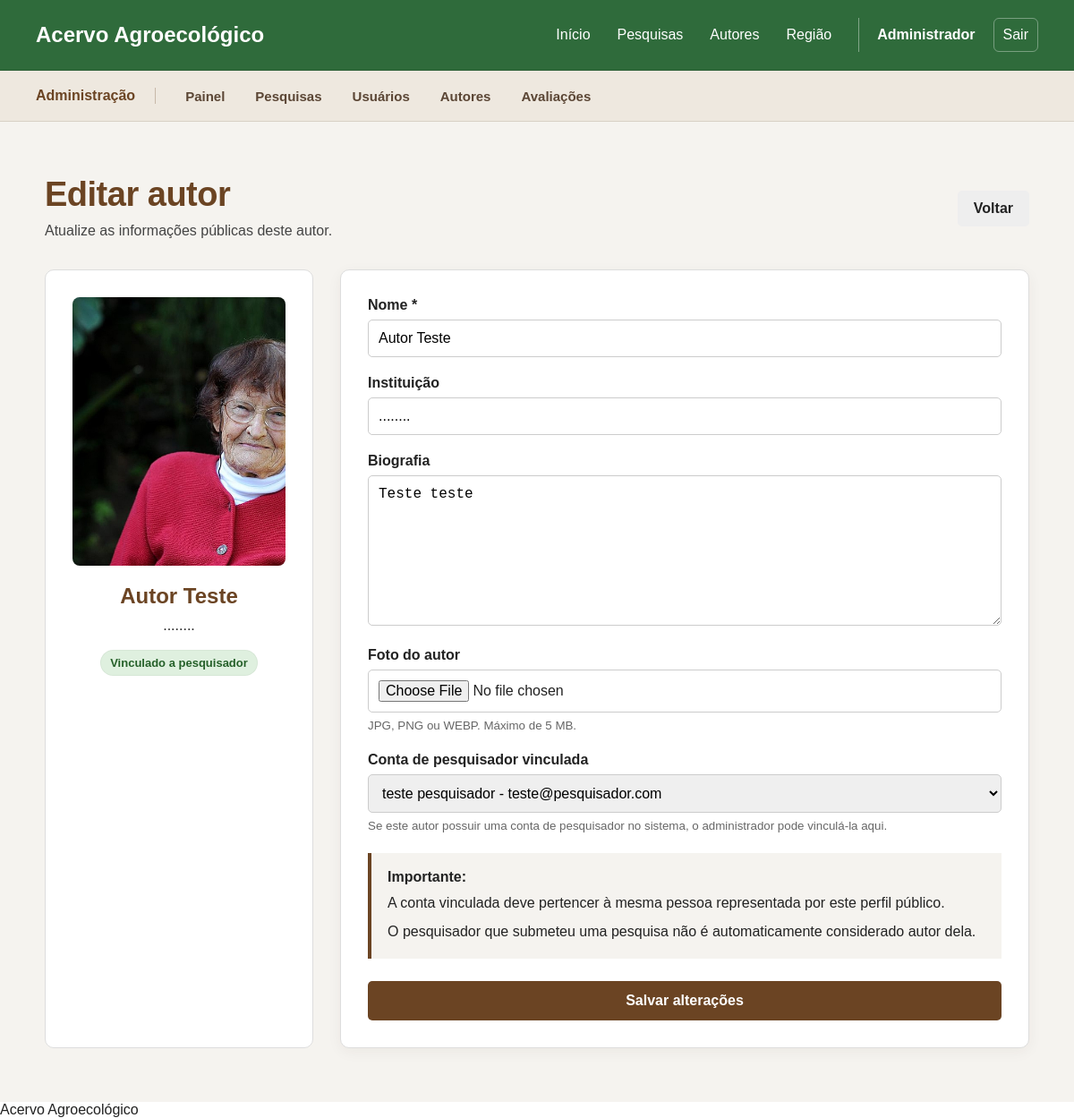
The page /admin/editarAutor.php?id=1 (signed in) on the database its author committed.
### tables this page shows
CREATE TABLE `autores` (
  `id` int(11) NOT NULL,
  `usuario_id` int(11) DEFAULT NULL,
  `nome` varchar(150) NOT NULL,
  `foto` varchar(255) DEFAULT NULL,
  `biografia` text DEFAULT NULL,
  `instituicao` varchar(150) DEFAULT NULL
);

CREATE TABLE `usuarios` (
  `id` int(11) NOT NULL,
  `nome` varchar(150) NOT NULL,
  `email` varchar(150) NOT NULL,
  `senha` varchar(255) NOT NULL,
  `tipo` enum('usuario','pesquisador','administrador') NOT NULL,
  `instituicao` varchar(150) DEFAULT NULL,
  `foto_perfil` varchar(255) DEFAULT NULL,
  `ativo` tinyint(1) NOT NULL DEFAULT 1,
  `dataCadastro` datetime NOT NULL DEFAULT current_timestamp()
);

### admin/editarAutor.php (the view, shortened to what this page needs)
<?php
require_once "../includes/conexao.php";
$autorId = filter_input(
    INPUT_GET,
    "id",
    FILTER_VALIDATE_INT
);
$sqlAutor = "
    SELECT
        id,
        usuario_id,
        nome,
        foto,
        biografia,
        instituicao
    FROM autores
    WHERE id = ?
    LIMIT 1
";
$stmtAutor = $conn->prepare($sqlAutor);
$stmtAutor->bind_param(
    "i",
    $autorId
);
$stmtAutor->execute();
$resultadoAutor =
    $stmtAutor->get_result();
$autor =
    $resultadoAutor->fetch_assoc();
$sqlPesquisadores = "
    SELECT
        u.id,
        u.nome,
        u.email,
        u.instituicao
    FROM usuarios u
    LEFT JOIN autores a
        ON a.usuario_id = u.id
    WHERE
        u.tipo = 'pesquisador'
        AND (
            a.id IS NULL
            OR a.id = ?
        )
    ORDER BY u.nome
";
$stmtPesquisadores =
    $conn->prepare(
        $sqlPesquisadores
    );
$stmtPesquisadores->bind_param(
    "i",
    $autorId
);
$stmtPesquisadores->execute();
$resultadoPesquisadores =
    $stmtPesquisadores
        ->get_result();
require_once "../includes/header.php";
require_once "../includes/menu.php";
?>
<main class="pagina-autores-admin">
    <section class="conteudo-editar-autor">
        <div class="cabecalho-editar-autor">
            <div>
                <h1>Editar autor</h1>
                <p>
                    Atualize as informações públicas
                    deste autor.
                </p>
            </div>
            <a
                href="autores.php"
                class="botao-voltar-autor"
            >
                Voltar
            </a>
        </div>
        <div class="edicao-autor-grid">
            <aside class="visualizacao-autor-admin">
                <?php
                if (!empty($autor["foto"])) :
                ?>
                    <img
                        src="<?php
                        echo htmlspecialchars(
                            $autor["foto"]
                        );
                        ?>"
                        alt="<?php
                        echo htmlspecialchars(
                            $autor["nome"]
                        );
                        ?>"
                        class="preview-foto-autor"
                    >
                <?php endif; ?>
                <h2>
                    <?php
                    echo htmlspecialchars(
                        $autor["nome"]
                    );
                    ?>
                </h2>
                <?php
                if (!empty($autor["instituicao"])) :
                ?>
                    <p class="preview-instituicao">
                        <?php
                        echo htmlspecialchars(
                            $autor["instituicao"]
                        );
                        ?>
                    </p>
                <?php endif; ?>
                <?php
                if ($autor["usuario_id"] !== null) :
                ?>
                    <span class="status-vinculo vinculado">
                        Vinculado a pesquisador
                    </span>
                <?php else : ?>
                    <span class="status-vinculo nao-vinculado">
                        Autor externo
                    </span>
                <?php endif; ?>
            </aside>
            <section class="formulario-editar-autor">
                <form
                    method="POST"
                    enctype="multipart/form-data"
                >
                    <div class="campo-autor-admin">
                        <label for="nome">
                            Nome *
                        </label>
                        <input
                            type="text"
                            name="nome"
                            id="nome"
                            value="<?php
                            echo htmlspecialchars(
                                $autor["nome"]
                            );
                            ?>"
                            required
                        >
                    </div>
                    <div class="campo-autor-admin">
                        <label for="instituicao">
                            Instituição
                        </label>
                        <input
                            type="text"
                            name="instituicao"
                            id="instituicao"
                            value="<?php
                            echo htmlspecialchars(
                                $autor["instituicao"] ?? ""
                            );
                            ?>"
                            placeholder="Opcional"
                        >
                    </div>
                    <div class="campo-autor-admin">
                        <label for="biografia">
                            Biografia
                        </label>
                        <textarea
                            name="biografia"
                            id="biografia"
                            rows="8"
                            placeholder="Informe uma breve biografia pública do autor."
                        ><?php
                        echo htmlspecialchars(
                            $autor["biografia"] ?? ""
                        );
                        ?></textarea>
                    </div>
                    <div class="campo-autor-admin">
                        <label for="foto">
                            Foto do autor
                        </label>
                        <input
                            type="file"
                            name="foto"
                            id="foto"
                            accept=".jpg,.jpeg,.png,.webp"
                        >
                        <small>
                            JPG, PNG ou WEBP.
                            Máximo de 5 MB.
                        </small>
                    </div>
                    <div class="campo-autor-admin">
                        <label for="usuario_id">
                            Conta de pesquisador vinculada
                        </label>
                        <select
                            name="usuario_id"
                            id="usuario_id"
                        >
                            <?php
                            while (
                                $pesquisador =
                                $resultadoPesquisadores
                                    ->fetch_assoc()
                            ) :
                            ?>
                                <option
                                    value="<?php
                                    echo $pesquisador["id"];
                                    ?>"
                                    <?php
                                    echo (
                                        (int)$autor["usuario_id"] ===
                                        (int)$pesquisador["id"]
                                    )
                                        ? "selected"
                                        : "";
                                    ?>
                                >
                                    <?php
                                    echo htmlspecialchars(
                                        $pesquisador["nome"]
                                    );
                                    ?>
                                    -
                                </option>
                            <?php endwhile; ?>
                        </select>
                        <small>
                            Se este autor possuir uma conta
                            de pesquisador no sistema,
                            o administrador pode vinculá-la aqui.
                        </small>
                    </div>
                    <div class="aviso-vinculo-autor">
                        <strong>
                            Importante:
                        </strong>
                        <p>
                            A conta vinculada deve pertencer
                            à mesma pessoa representada
                            por este perfil público.
                        </p>
                        <p>
                            O pesquisador que submeteu uma pesquisa
                            não é automaticamente considerado
                            autor dela.
                        </p>
                    </div>
                    <button
                        type="submit"
                        class="botao-salvar-autor"
                    >
                        Salvar alterações
                    </button>
                </form>
            </section>
        </div>
    </section>
</main>
<?php
require_once "../includes/footer.php";
?>

### css/style.css (style rules this page uses)
* { margin: 0; padding: 0; box-sizing: border-box; }
body { font-family: Arial, sans-serif; background-color: #ffffff; color: #222222; }

### css/autoresAdmin.css (style rules this page uses)
.pagina-autores-admin { min-height: calc(100vh - 80px); padding: 60px 30px; background-color: #f5f3ef; }
.status-vinculo { display: inline-block; padding: 6px 10px; border-radius: 20px; font-size: 13px; font-weight: bold; white-space: nowrap; }
.vinculado { background-color: #dff0df; color: #256029; }
.conteudo-editar-autor { width: 100%; max-width: 1100px; margin: 0 auto; }
.cabecalho-editar-autor { display: flex; justify-content: space-between; align-items: center; gap: 20px; margin-bottom: 30px; }
.cabecalho-editar-autor h1 { margin-bottom: 7px; color: #6b4423; font-size: 38px; }
.botao-voltar-autor { padding: 11px 18px; background-color: #eeeeee; color: #222222; border-radius: 5px; font-weight: bold; text-decoration: none; }
.edicao-autor-grid { display: grid; grid-template-columns: 300px 1fr; gap: 30px; }
.visualizacao-autor-admin, .formulario-editar-autor { padding: 30px; background-color: #ffffff; border: 1px solid #dddddd; border-radius: 10px; }
.visualizacao-autor-admin { text-align: center; }
.preview-foto-autor { width: 100%; height: 300px; display: block; margin-bottom: 20px; border-radius: 8px; object-fit: cover; }
.visualizacao-autor-admin h2 { margin-bottom: 10px; color: #6b4423; }
.preview-instituicao { margin-bottom: 18px; }
.campo-autor-admin { margin-bottom: 20px; }
.campo-autor-admin label { display: block; margin-bottom: 7px; font-weight: bold; }
.campo-autor-admin input, .campo-autor-admin select, .campo-autor-admin textarea { width: 100%; padding: 11px; box-sizing: border-box; border: 1px solid #cccccc; border-radius: 5px; font-size: 16px; }
.campo-autor-admin textarea { resize: vertical; }
.campo-autor-admin small { display: block; margin-top: 6px; color: #666666; line-height: 1.4; }
.aviso-vinculo-autor { margin-bottom: 25px; padding: 18px; background-color: #f5f3ef; border-left: 4px solid #6b4423; }
.aviso-vinculo-autor p { margin-top: 8px; margin-bottom: 0; line-height: 1.5; }
.botao-salvar-autor { width: 100%; padding: 13px; border: none; border-radius: 5px; background-color: #6b4423; color: #ffffff; font-size: 16px; font-weight: bold; cursor: pointer; }
.cabecalho-autores-admin h1, .cabecalho-editar-autor h1 { letter-spacing: -0.5px; }
.cabecalho-autores-admin p, .cabecalho-editar-autor p { color: #444444; line-height: 1.55; }
.card-autor-admin, .sem-autores-admin, .formulario-editar-autor { box-shadow: 0 4px 16px rgba(60, 40, 20, 0.05); }
.status-vinculo { border: 1px solid rgba(0, 0, 0, 0.04); }
.formulario-editar-autor input, .formulario-editar-autor textarea, .formulario-editar-autor select { transition: border-color 0.18s ease, box-shadow 0.18s ease; }

### rows shown on the page
autores: foto (picture), nome "Autor Teste", instituicao "........", biografia "Teste teste", usuario_id "teste pesquisador - teste@pesquisador.com"

### other values the page prints
$_SESSION["usuario_nome"] "Administrador"
